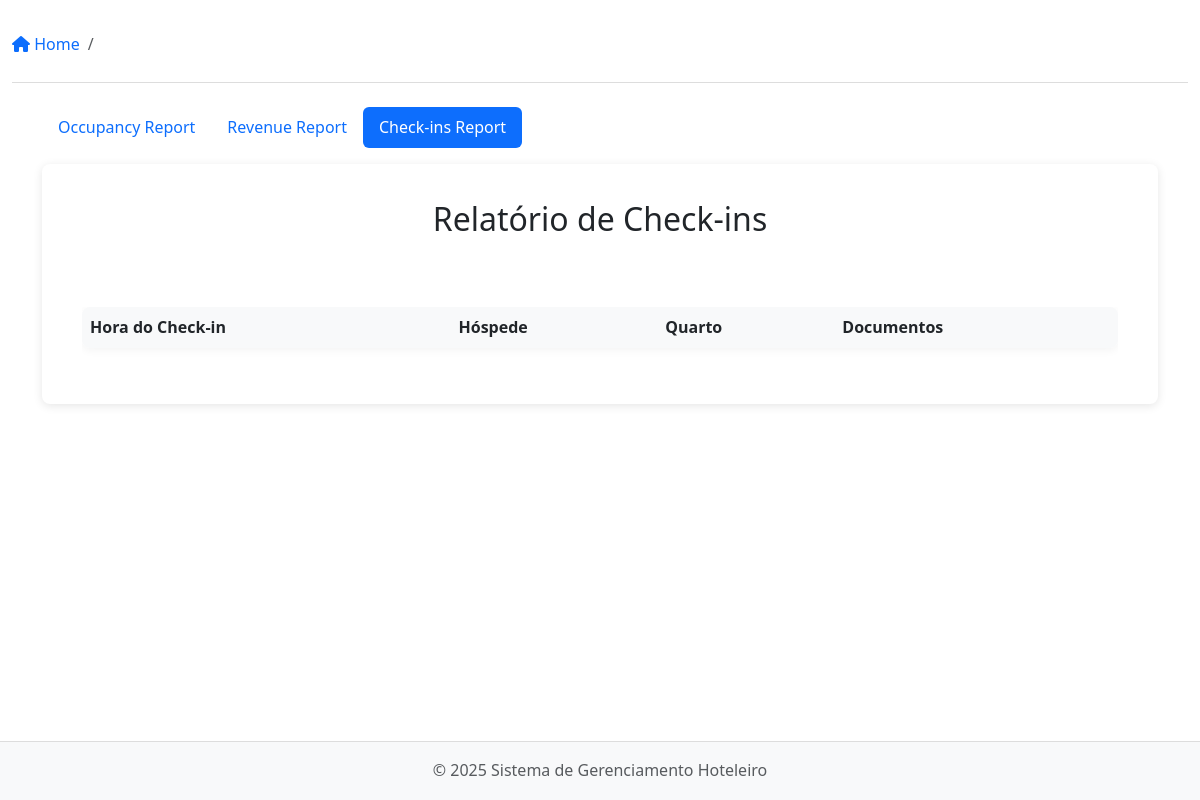
Page /reports/checkins/ on the earlier database version.
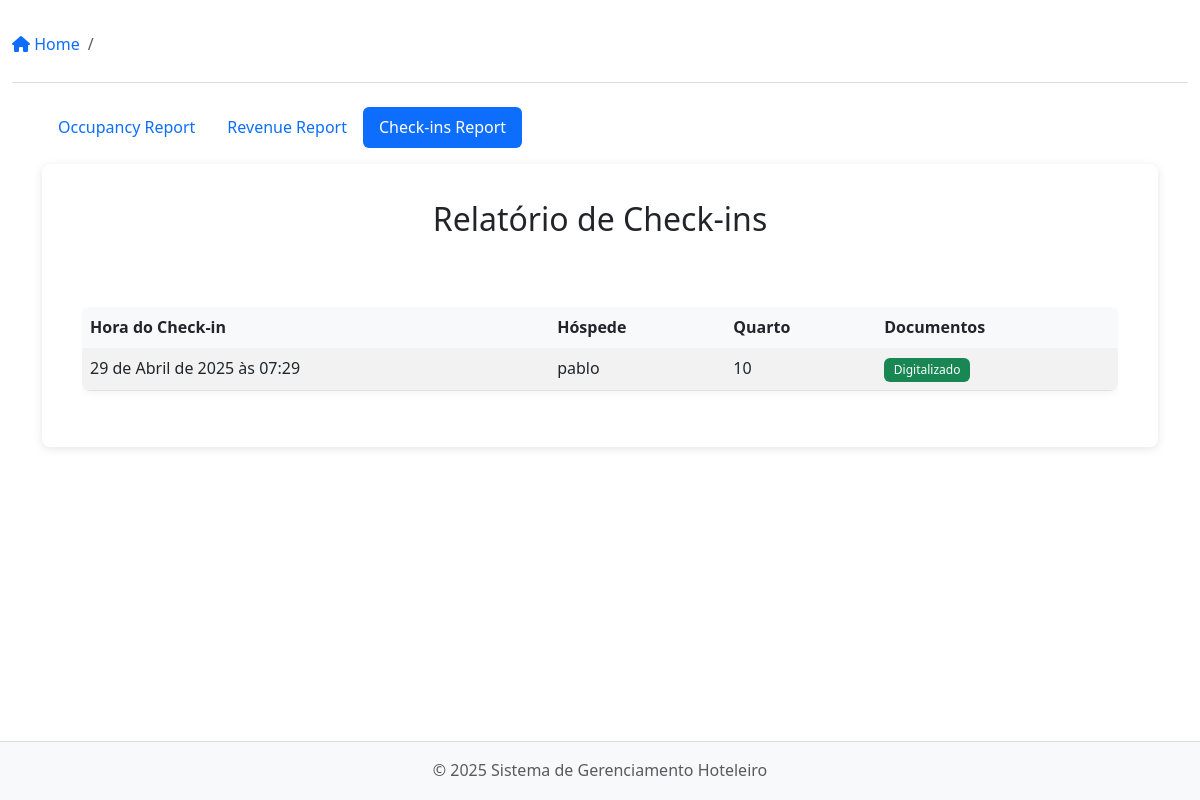
Same page on the later database version.
### apps/checkin_checkout/models.py (models this page shows, shortened)
class CheckIn(models.Model):
    reservation = models.OneToOneField(Reservation, on_delete=models.CASCADE)
    document_scanned = models.BooleanField(default=False)
    check_in_time = models.DateTimeField(auto_now_add=True)
    notes = models.TextField(blank=True, null=True)
    completed = models.BooleanField(default=False)

### apps/reservations/models.py (models this page shows, shortened)
class Reservation(models.Model):
    STATUS_CHOICES = [
        ('pending', 'Pending'),
        ('confirmed', 'Confirmed'),
        ('cancelled', 'Cancelled'),
        ('checked_in', 'Checked In'),   # Status adicionado
        ('checked_out', 'Checked Out'), # Status adicionado
    ]
    guest_name = models.CharField(max_length=255)
    guest_email = models.EmailField(blank=True, null=True)
    room = models.ForeignKey('rooms.Room', on_delete=models.CASCADE)
    check_in_date = models.DateField()
    check_out_date = models.DateField()
    status = models.CharField(max_length=12, choices=STATUS_CHOICES, default='pending')  # Aumentei max_length para acomodar 'checked_out'
    notes = models.TextField(blank=True, null=True)
    checked_in = models.BooleanField(default=False)
    checked_out = models.BooleanField(default=False)
    check_in_time = models.DateTimeField(null=True, blank=True)
    check_out_time = models.DateTimeField(null=True, blank=True)
    created_at = models.DateTimeField(auto_now_add=True)
    updated_at = models.DateTimeField(auto_now=True)

### apps/rooms/models.py (models this page shows, shortened)
class Room(models.Model):
    ROOM_TYPES = [
        ('single', 'Single'),
        ('double', 'Double'),
        ('suite', 'Suite'),
    ]
    number = models.CharField(max_length=10, unique=True)
    room_type = models.CharField(max_length=10, choices=ROOM_TYPES)
    status = models.CharField(max_length=10, default='clean')
    description = models.TextField(blank=True, null=True)
    created_at = models.DateTimeField(auto_now_add=True)
    updated_at = models.DateTimeField(auto_now=True)

### apps/reports/views.py (the view)
# urls.py: path('checkins/', views.checkins_report, name='checkins'),
def checkins_report(request):
    checkins = CheckIn.objects.select_related('reservation').order_by('-check_in_time')
    context = {
        'checkins': checkins
    }
    return render(request, 'reports/checkins.html', context)

### templates/reports/checkins.html
{% extends 'reports/base_reports.html' %}
{% block report_content %}
<div class="card">
    <div class="card-header">
        <h2>Relatório de Check-ins</h2>
    </div>
    <div class="card-body">
        <div class="table-responsive">
            <table class="table table-striped">
                <thead>
                    <tr>
                        <th>Hora do Check-in</th>
                        <th>Hóspede</th>
                        <th>Quarto</th>
                        <th>Documentos</th>
                    </tr>
                </thead>
                <tbody>
                    {% for checkin in checkins %}
                    <tr>
                        <td>{{ checkin.check_in_time }}</td>
                        <td>{{ checkin.reservation.guest_name }}</td>
                        <td>{{ checkin.reservation.room.number }}</td>
                        <td>
                            {% if checkin.document_scanned %}
                                <span class="badge bg-success">Digitalizado</span>
                            {% else %}
                                <span class="badge bg-warning">Pendente</span>
                            {% endif %}
                        </td>
                    </tr>
                    {% endfor %}
                </tbody>
            </table>
        </div>
    </div>
</div>
{% endblock %}

Differences in the rows shown:
added CheckIn: check_in_time "29 de Abril de 2025 às 07:29", reservation.guest_name "pablo", reservation.room.number "10", document_scanned "Digitalizado"
